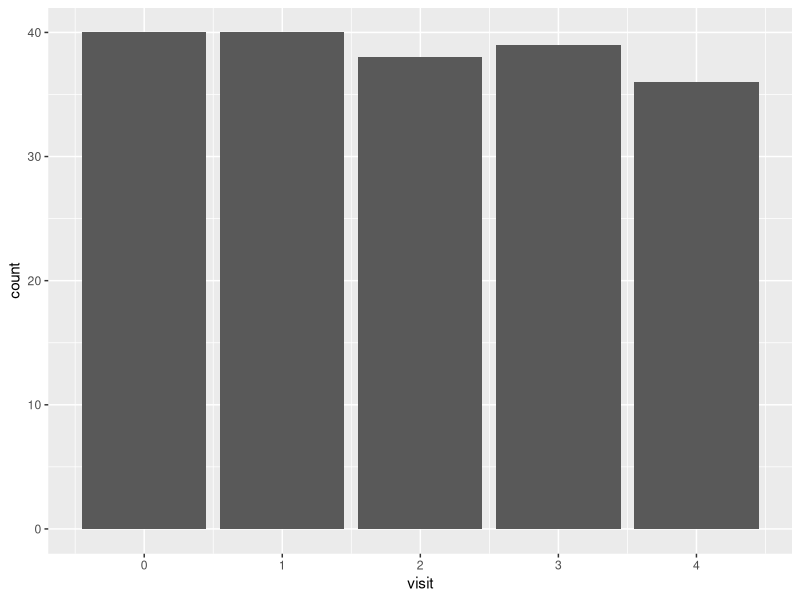
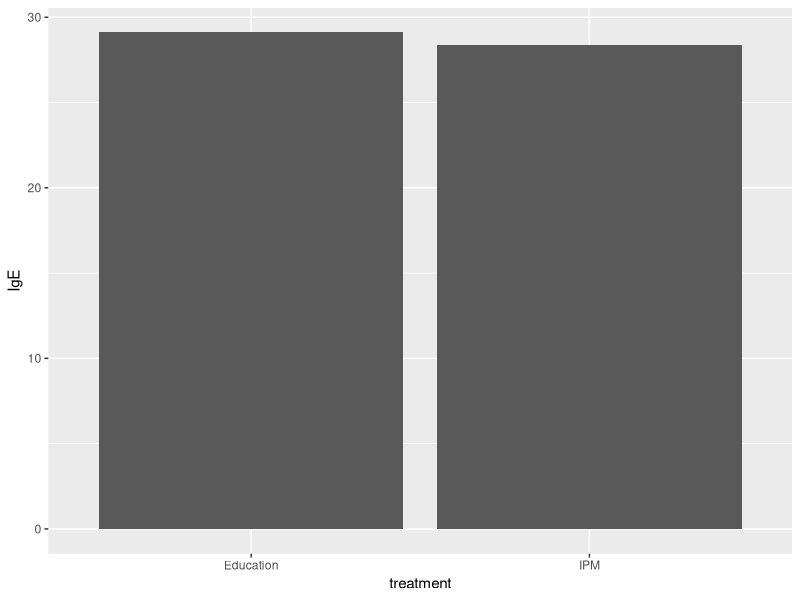
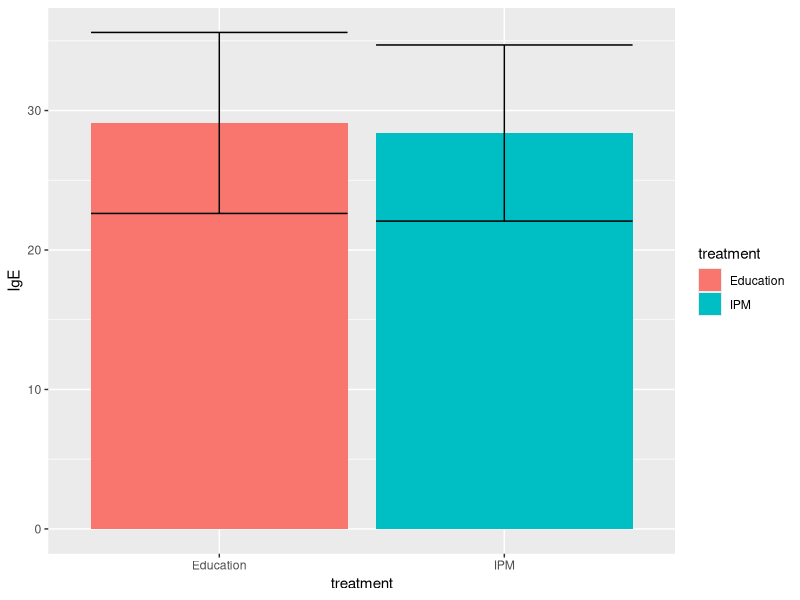
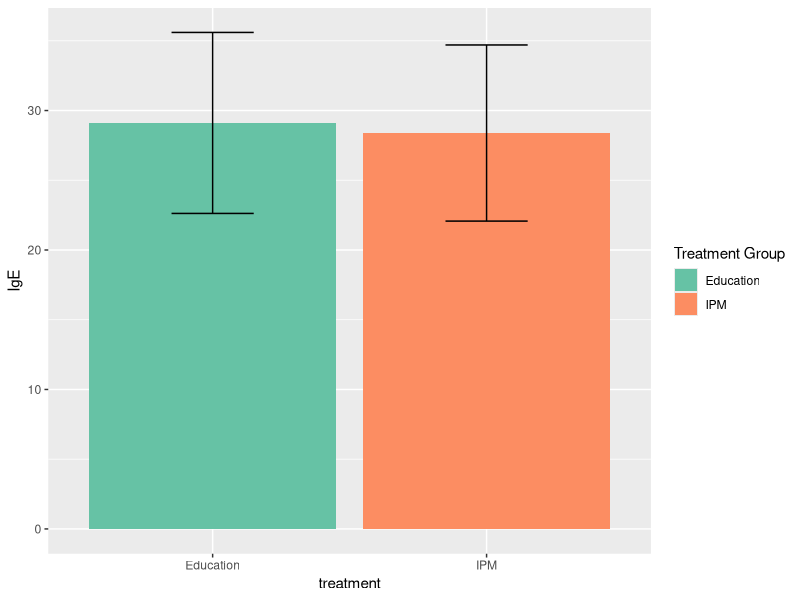
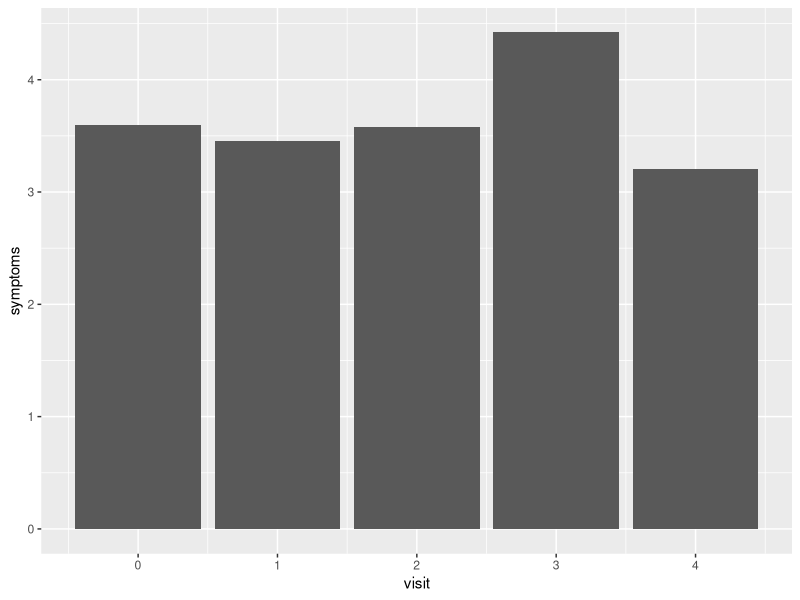
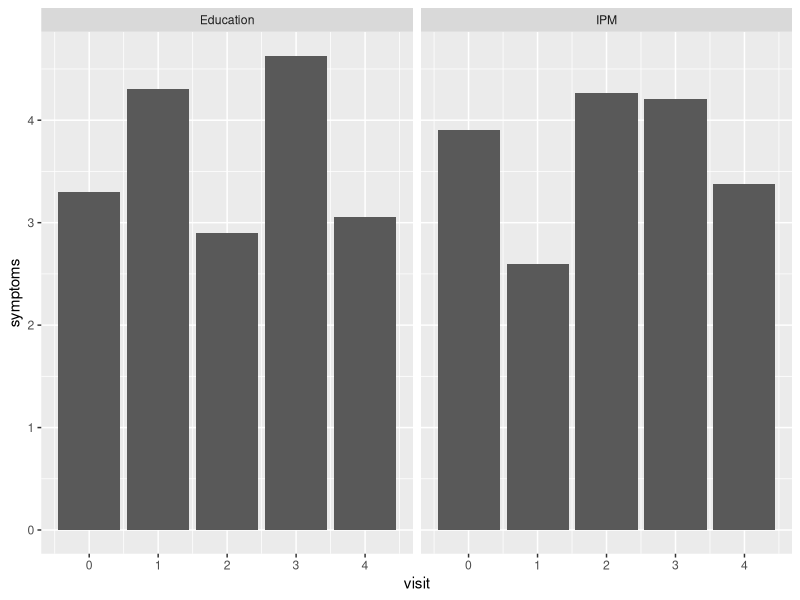
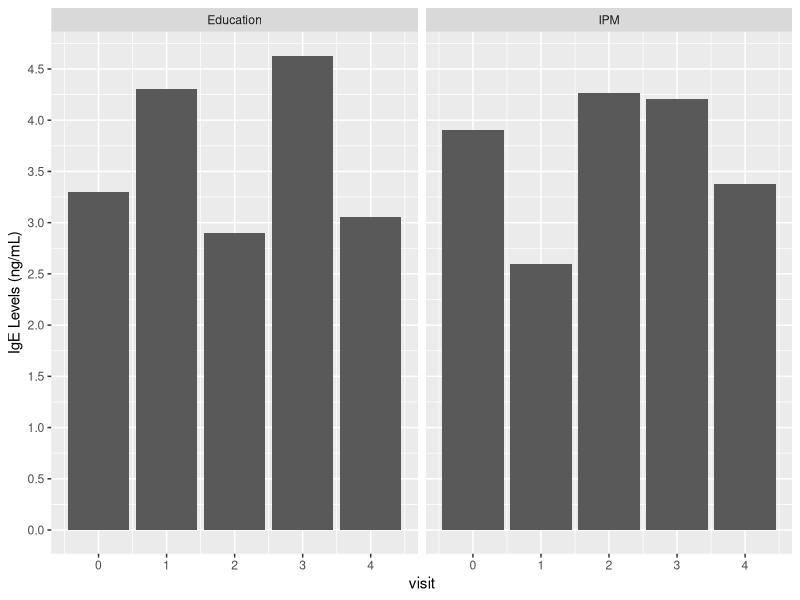
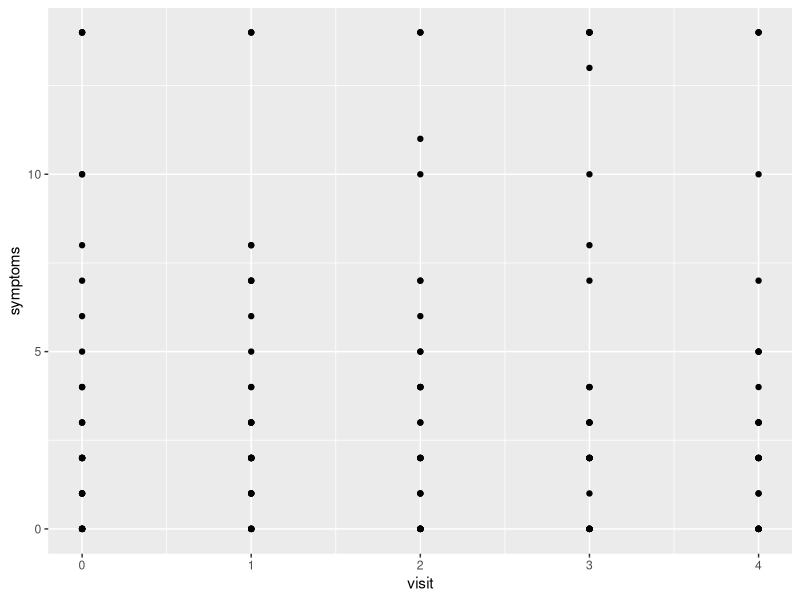

These charts were generated, in order, by the following R code:
## Visualizing Multi-dimensional Relationships

## New functions covered:
# select()
# rename()
# geom_errorbar()
# scale_fill_brewer()
# facet_wrap()
# geom_line()
# theme()
# scale_color_discrete()

## Load tidyverse as usual (which includes ggplot2)
library(tidyverse)
library(viridis)

maait <- read_csv("maait.csv")
####

## Quick look
glimpse(maait)

## See the first few rows
maait

## Last few rows
tail(maait)

## Focus on a subset of variables
dat <- maait |>
    select(ID, VisitNum, group, sxsgeneral, IgE) |>
    rename(visit = VisitNum,
           treatment = group,
           symptoms = sxsgeneral)

## Double check first few rows
dat

## Make a bar plot showing the number of observations at each visit
dat |>
    ggplot(aes(x = visit)) +
    geom_bar()

# Make a bar plot showing the mean level of IgE for each treatment group
dat |>
    ggplot(aes(x = treatment,
               y = IgE)) +
    geom_bar(stat = "summary", fun = "mean")

# Add error bars (+/- 1 SE) to the bar plot
dat |>
    ggplot(aes(x = treatment, y = IgE)) +
    geom_bar(aes(fill = treatment),
             stat = "summary", fun = "mean") +
    geom_errorbar(stat = "summary", fun.data = "mean_se")

# Change the color scheme of the bar plot
dat |>
    ggplot(aes(x = treatment, y = IgE)) +
    geom_bar(aes(fill = treatment),
             stat = "summary", fun = "mean") +
    geom_errorbar(stat = "summary", fun.data = "mean_se",
                  width = 0.3) +
    scale_fill_brewer("Treatment Group",
                      type = "qual",
                      palette = "Set2")

# Show average symptoms by visit
dat |>
    ggplot(aes(x = visit, y = symptoms)) +
    geom_bar(stat = "summary", fun = "mean")

## Facet by treatment group
dat |>
    ggplot(aes(x = visit, y = symptoms)) +
    geom_bar(stat = "summary", fun = "mean") +
    facet_wrap(vars(treatment))

# Make the y axis scale more fine-grained by 0.5 steps
dat |>
    ggplot(aes(x = visit, y = symptoms)) +
    geom_bar(stat = "summary", fun = "mean") +
    facet_wrap(vars(treatment)) +
    labs(y = "IgE Levels (ng/mL)") +
    scale_y_continuous(breaks = seq(0, 5, 0.5))


## Make a scatterplot of visits and symptoms
dat |>
    ggplot(aes(x = visit, y = symptoms)) +
    geom_point()

## Jitter the points a little to show individual points
dat |>
    ggplot(aes(x = visit, y = symptoms)) +
    geom_jitter(width = 0.1, height = 0.1)

## Add lines connecting dots
dat |>
    ggplot(aes(x = visit, y = symptoms)) +
    geom_point() +
    geom_line()

## Group points by ID and connect with lines (spaghetti plot)
dat |>
    ggplot(aes(x = visit, y = symptoms)) +
    geom_point() +
    geom_line(aes(group = ID))

## Color each line grouping by ID
dat |>
    ggplot(aes(x = visit, y = symptoms)) +
    geom_point() +
    geom_line(aes(group = ID, color = ID))

## Color each line AND point by ID
dat |>
    ggplot(aes(x = visit, y = symptoms)) +
    geom_point(aes(color = ID)) +
    geom_line(aes(group = ID, color = ID))

## Remove the legend
dat |>
    ggplot(aes(x = visit, y = symptoms)) +
    geom_point(aes(color = ID)) +
    geom_line(aes(group = ID, color = ID)) +
    theme(legend.position = "none")

## Color lines by treatment variable and fixed color for points
dat |>
    ggplot(aes(x = visit, y = symptoms)) +
    geom_line(aes(group = ID, color = treatment)) +
    geom_point(size = 2, color = "magenta")

# Make a scatter plot of the mean of symptoms by visit and by treatment group
dat |>
    ggplot(aes(x = visit, y = symptoms)) +
    geom_point(aes(color = treatment),
               stat = "summary",
               fun = "mean",
               size = 4) +
    geom_line(aes(color = treatment),
              stat = "summary",
              fun = "mean")

## Add the points back (jittered) in to show the variation in the data and
## modify the legend title
dat |>
    ggplot(aes(x = visit, y = symptoms)) +
    geom_jitter(aes(color = treatment), alpha = 1/2,
                width = 0.1) +
    geom_point(aes(color = treatment),
               stat = "summary",
               fun = "mean",
               size = 4) +
    geom_line(aes(color = treatment),
              stat = "summary",
              fun = "mean") +
    scale_color_discrete("Treatment Group")

## Add the points and lines back in to show the variation in the data and modify
## the legend title
dat |>
    ggplot(aes(x = visit, y = symptoms)) +
    geom_point(aes(color = treatment), alpha = 1/2) +
    geom_line(aes(group = ID, color = treatment), alpha = 1/2) +
    geom_point(aes(color = treatment),
               stat = "summary",
               fun = "mean",
               size = 5) +
    geom_line(aes(color = treatment),
              stat = "summary",
              fun = "mean",
              size = 2) +
    scale_color_discrete("Treatment Group")

# Make jittered scatterplot with linear regression lines showing the trends for
# each treatment group
dat |>
    ggplot(aes(x = visit, y = symptoms)) +
    geom_jitter(aes(color = treatment),
                width = 0.1, height = 0.4) +
    geom_smooth(aes(color = treatment),
                method = "lm", size = 2)


# Make jittered scatterplot with smoother lines showing the trends for each
# treatment group
dat |>
    ggplot(aes(x = visit, y = symptoms)) +
    geom_jitter(aes(color = treatment),
                width = 0.1, height = 0.4) +
    geom_smooth(aes(color = treatment),
                size = 2)













